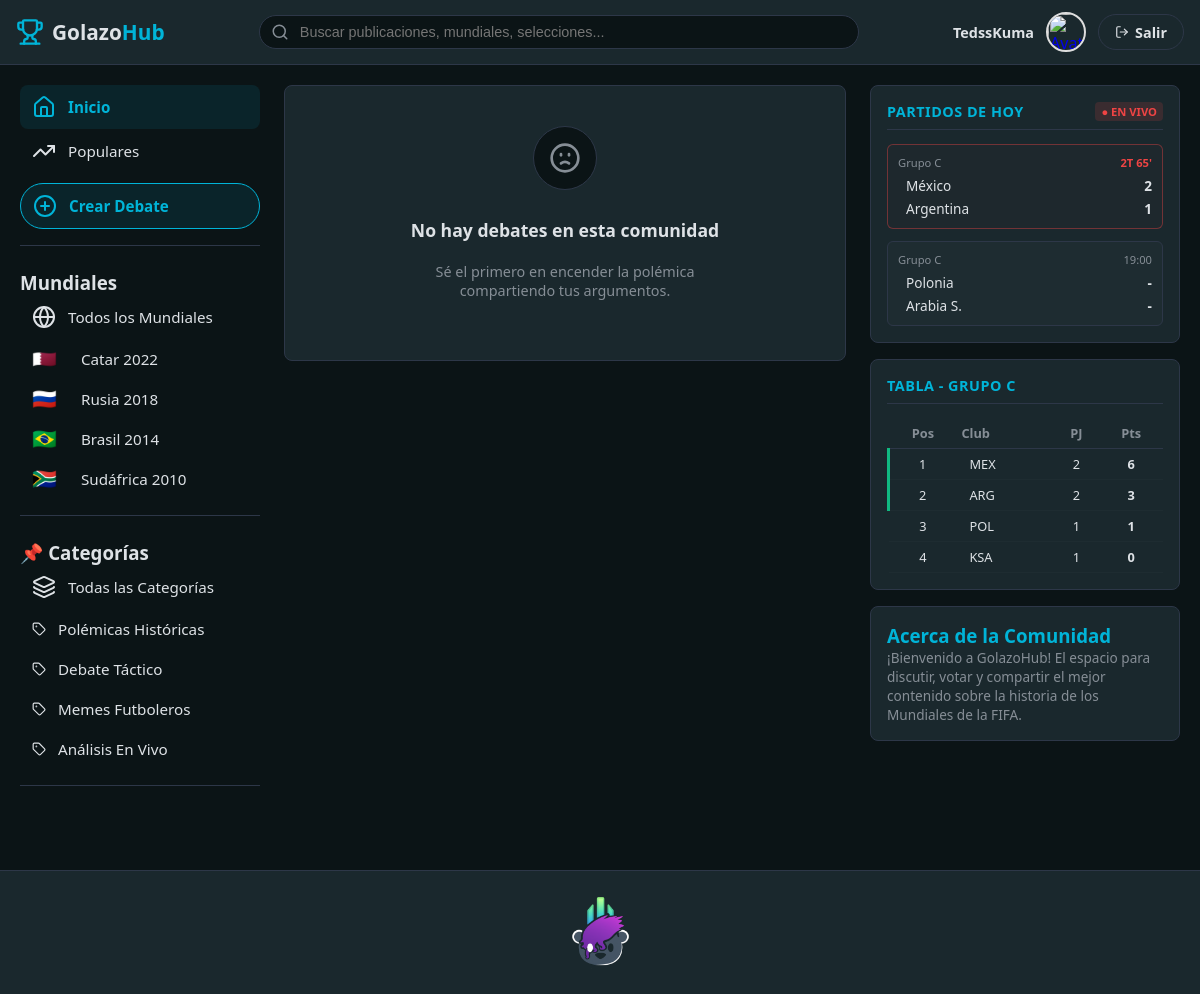
/?success=bienvenido (signed in), run on the app's committed database.
### tables this page shows
CREATE TABLE `mundiales` (
  `id` int(11) NOT NULL,
  `nombre` varchar(50) NOT NULL,
  `codigo_bandera` varchar(10) NOT NULL
);

CREATE TABLE `categorias` (
  `id` int(11) NOT NULL,
  `nombre` varchar(50) NOT NULL
);

### controllers/homeController.php (called while the page is built, shortened)
<?php
require_once 'config/Database.php';
class homeController {
    public function index() {
        require_once 'models/Post.php';
        $postModel = new Post();
        $mundiales = $postModel->obtenerMundiales();
        $categorias = $postModel->obtenerCategorias();
        require_once 'views/homeView.php';
    }
}

### models/post.php (called while the page is built, shortened)
<?php
class Post {
    private $db;
    public function __construct() {
        $database = new Database();
        $this->db = $database->conectar();
    }
    public function obtenerMundiales() {
        $sql = "SELECT * FROM mundiales";
        $stmt = $this->db->query($sql);
        return $stmt->fetchAll(PDO::FETCH_ASSOC);
    }
        public function obtenerCategorias() {
        $sql = "SELECT * FROM categorias";
        $stmt = $this->db->query($sql);
        return $stmt->fetchAll(PDO::FETCH_ASSOC);
    }
}

### config/database.php (called while the page is built, shortened)
<?php
class Database {
    private $host = "localhost";
    private $db_name = "golazohub";
    private $username = "root";
    private $password = "";
    public function conectar() {
        $this->conn = null;
        try {
            $this->conn = new PDO(
                "mysql:host=" . $this->host . ";dbname=" . $this->db_name . ";charset=utf8mb4",
                $this->username,
                $this->password
            );
            $this->conn->setAttribute(PDO::ATTR_ERRMODE, PDO::ERRMODE_EXCEPTION);
            $this->conn->setAttribute(PDO::ATTR_DEFAULT_FETCH_MODE, PDO::FETCH_ASSOC);
        } catch(PDOException $exception) {
            echo "Error crítico en la conexión a la Base de Datos: " . $exception->getMessage();
        }
        return $this->conn;
    }
}

### views/components/sidebarLeft.php (the view)
<aside class="sidebar-left">
    <div class="sidebar-section">
        <ul class="sidebar-menu">
            <li class="menu-item active" onclick="window.location.href='/GolazoHub/index.php'">
                <i data-lucide="home"></i>
                <span>Inicio</span>
            </li>
            <li class="menu-item">
                <i data-lucide="trending-up"></i>
                <span>Populares</span>
            </li>
            <?php if (isset($_SESSION['usuario_id'])): ?>
                <li class="menu-item" onclick="window.location.href='/GolazoHub/index.php?action=create_post'" style="border: 1px solid var(--accent); margin-top: 10px; border-radius: 999px; background: rgba(0, 180, 216, 0.1); cursor: pointer;">
                    <i data-lucide="plus-circle" style="color: var(--accent);"></i>
                    <span style="color: var(--accent); font-weight: 600;">Crear Debate</span>
                </li>
            <?php endif; ?>
        </ul>
    </div>
    <div class="sidebar-section">
        <h3>Mundiales</h3>
        <ul class="sidebar-menu">
            <li class="menu-item" onclick="window.location.href='/GolazoHub/index.php'">
                <i data-lucide="globe"></i>
                <span>Todos los Mundiales</span>
            </li>
            <?php if (isset($mundiales) && is_array($mundiales) && count($mundiales) > 0): ?>
                <?php foreach ($mundiales as $m): ?>
                    <li class="menu-item" onclick="window.location.href='/GolazoHub/index.php?mundial_id=<?= $m['id']; ?>'">
                        <span style="font-size: 1.25rem; margin-right: 12px; display: inline-flex; align-items: center; line-height: 1;">
                            <?= htmlspecialchars($m['codigo_bandera']); ?>
                        </span>
                        <span><?= htmlspecialchars($m['nombre']); ?></span>
                    </li>
                <?php endforeach; ?>
            <?php else: ?>
                <li style="padding: 10px 16px; color: var(--text-muted); font-size: 13px;">No hay mundiales cargados.</li>
            <?php endif; ?>
        </ul>
    </div>
    <div class="sidebar-section">
        <h3>📌 Categorías</h3>
        <ul class="sidebar-menu">
            <li class="menu-item" onclick="window.location.href='/GolazoHub/index.php'">
                <i data-lucide="layers"></i>
                <span>Todas las Categorías</span>
            </li>
            <?php if (isset($categorias) && is_array($categorias) && count($categorias) > 0): ?>
                <?php foreach ($categorias as $c): ?>
                    <li class="menu-item" onclick="window.location.href='/GolazoHub/index.php?categoria_id=<?= $c['id']; ?>'">
                        <i data-lucide="tag" style="width: 14px; height: 14px;"></i>
                        <span><?= htmlspecialchars($c['nombre']); ?></span>
                    </li>
                <?php endforeach; ?>
            <?php else: ?>
                <li style="padding: 10px 16px; color: var(--text-muted); font-size: 13px;">No hay categorías.</li>
            <?php endif; ?>
        </ul>
    </div>
</aside>

### assets/css/styles.css (style rules this page uses)
* { margin: 0; padding: 0; box-sizing: border-box; }
:root { --bg-main: #0b1416; --bg-card: #1a282d; --text-primary: #dee2e6; --text-muted: #868e96; --accent: #00b4d8; --accent-hover: #0077b6; --border-color: #2d3748; }
body { background-color: var(--bg-main); color: var(--text-primary); font-family: 'Segoe UI', Arial, sans-serif; }
.sidebar-left, .sidebar-right, .post-card, .sidebar-card, .sidebar-right aside, .sidebar-left div { width: 100% !important; max-width: 100% !important; height: auto !important; box-sizing: border-box !important; }
.sidebar-section { margin-bottom: 24px; border-bottom: 1px solid var(--border-color); padding-bottom: 16px; }
.sidebar-menu { list-style: none; }
.menu-item { display: flex; align-items: center; gap: 12px; padding: 10px 12px; border-radius: 8px; cursor: pointer; font-size: 0.95rem; color: var(--text-primary); }
.menu-item.active { background-color: rgba(0, 180, 216, 0.1); color: var(--accent); font-weight: 600; }

### data on the page
mundiales: codigo_bandera "🇶🇦", nombre "Catar 2022"
mundiales: codigo_bandera "🇷🇺", nombre "Rusia 2018"
mundiales: codigo_bandera "🇧🇷", nombre "Brasil 2014"
mundiales: codigo_bandera "🇿🇦", nombre "Sudáfrica 2010"
categorias: nombre "Polémicas Históricas"
categorias: nombre "Debate Táctico"
categorias: nombre "Memes Futboleros"
categorias: nombre "Análisis En Vivo"

### other printed values
$_SESSION['usuario_nombre'] "TedssKuma"
